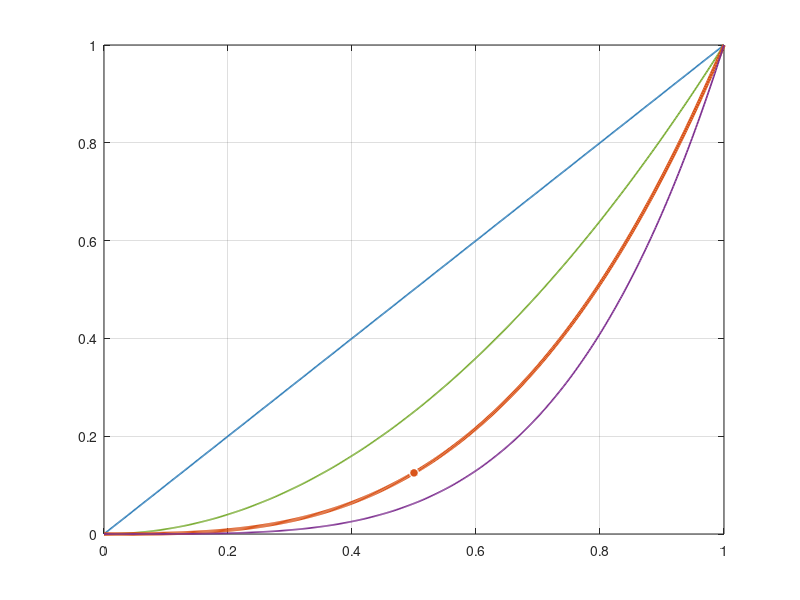

Here is the MATLAB script that generated this plot: (Note: this script raises an error after producing the figure.)
function export_simp_figure()

repoRoot = fileparts(fileparts(mfilename('fullpath')));
figuresDir = fullfile(repoRoot, 'figures');
if ~isfolder(figuresDir)
  mkdir(figuresDir);
end

rho = linspace(0, 1, 600);
E0 = 1;
Emin = 1e-9;
penalties = [1 2 3 4];
colors = [
  0.18 0.49 0.72
  0.47 0.67 0.19
  0.85 0.33 0.10
  0.49 0.18 0.56
];

fig = figure('Visible', 'off', 'Color', 'w', 'Units', 'centimeters', ...
  'Position', [2 2 15.5 9.5]);
ax = axes(fig);
hold(ax, 'on');
box(ax, 'on');
grid(ax, 'on');

for idx = 1:numel(penalties)
  p = penalties(idx);
  E = Emin + rho.^p .* (E0 - Emin);
  if p == 3
    lineWidth = 2.6;
  else
    lineWidth = 1.25;
  end
  plot(ax, rho, E, 'LineWidth', lineWidth, 'Color', colors(idx, :), ...
    'DisplayName', sprintf('p = %d', p));
end

rhoStar = 0.5;
EStar = Emin + rhoStar^3 * (E0 - Emin);
plot(ax, rhoStar, EStar, 'o', 'MarkerSize', 6.5, ...
  'MarkerFaceColor', colors(3, :), 'MarkerEdgeColor', 'w', ...
  'LineWidth', 0.9, 'HandleVisibility', 'off');
xline(ax, rhoStar, '--', 'Color', [0.35 0.35 0.35], 'LineWidth', 0.9, ...
  'HandleVisibility', 'off');
yline(ax, EStar, '--', 'Color', [0.35 0.35 0.35], 'LineWidth', 0.9, ...
  'HandleVisibility', 'off');

text(ax, rhoStar + 0.035, EStar + 0.055, ...
  sprintf('V^* = %.1f,  E/E_0 = %.3f', rhoStar, EStar), ...
  'FontSize', 9, 'Color', [0.16 0.16 0.16], ...
  'BackgroundColor', 'w', 'Margin', 2.5);

xlabel(ax, 'Physical density \rho');
ylabel(ax, 'Normalized stiffness E(\rho) / E_0');
title(ax, 'SIMP material interpolation');
legend(ax, 'Location', 'northwest', 'Box', 'off');
xlim(ax, [0 1]);
ylim(ax, [0 1]);
xticks(ax, 0:0.1:1);
yticks(ax, 0:0.1:1);
set(ax, 'FontName', 'Arial', 'FontSize', 9.5, 'LineWidth', 0.8, ...
  'GridAlpha', 0.18, 'MinorGridAlpha', 0.10);

exportgraphics(fig, fullfile(figuresDir, 'simp_interpolation.png'), ...
  'Resolution', 300);
exportgraphics(fig, fullfile(figuresDir, 'simp_interpolation.pdf'), ...
  'ContentType', 'vector');
close(fig);
end
